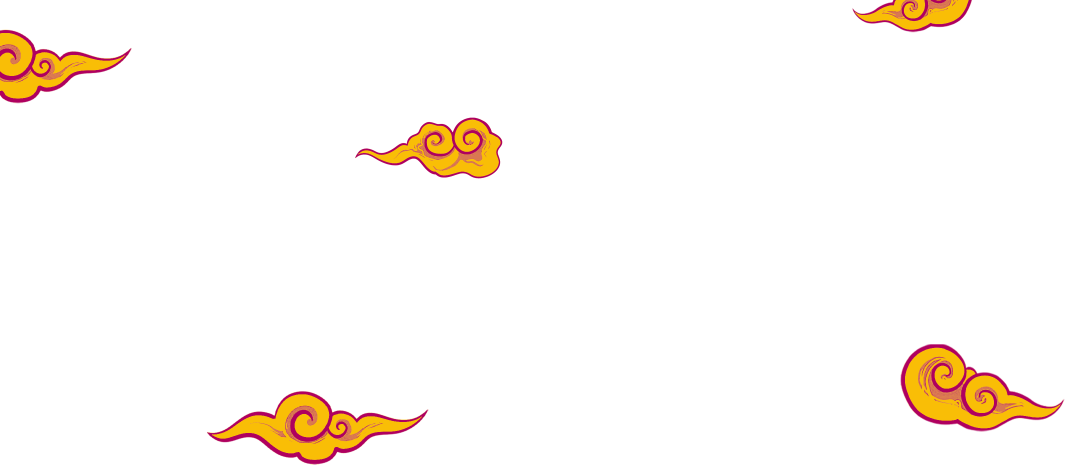
#> input picture frontend/assets/Home/clouds.png, 3193 x 1395 px (shown at 1/3 size)
$ python extract_exact_clouds.py
#> lines starting #> are read from the running program, lines starting #| are printed output that depends on the picture; after the words box and inside, x2 and y2 are one past the last pixel; in counts of white or black regions, pixels touching at a corner belong together
from PIL import Image
import numpy as np
from collections import deque

def extract_connected_components(img_path, prefix):
#> called with img_path = 'frontend/assets/Home/clouds.png', prefix = 'gold'
    img = Image.open(img_path).convert('RGBA')
#> img is the input picture: PIL image 3193x1395 RGBA; mean R, G, B, A 252.2, 243.1, 232.5, 13.8
    w, h = img.size
#> w = 3193; h = 1395
    alpha = np.array(img.split()[-1]) > 20
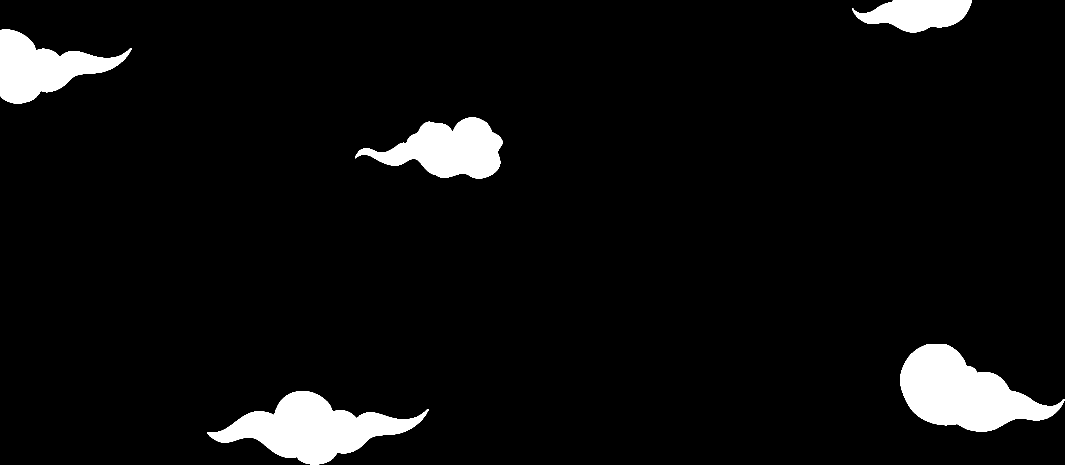
#> alpha: shape (1395, 3193) bool (shown at 1/3 size); 5.5% white; 5 white regions, box (x1, y1, x2, y2) and area: (2702, 1033, 3193, 1295) 70290, (621, 1174, 1286, 1395) 65997, (1065, 353, 1507, 536) 44983, (0, 89, 396, 310) 41778, (2556, 0, 2916, 97) 23059

    visited = np.zeros((h, w), dtype=bool)
    components = []

    # We want to find components with area > 1000 pixels
    for y in range(0, h, 4):
        for x in range(0, w, 4):
            if alpha[y, x] and not visited[y, x]:
                # BFS
                q = deque([(y, x)])
                visited[y, x] = True
                min_x, max_x = x, x
                min_y, max_y = y, y
                pixels = 0

                while q:
                    cy, cx = q.popleft()
                    pixels += 1
                    min_x = min(min_x, cx)
                    max_x = max(max_x, cx)
                    min_y = min(min_y, cy)
                    max_y = max(max_y, cy)

                    for dy, dx in [(-2,0), (2,0), (0,-2), (0,2)]:
                        ny, nx = cy + dy, cx + dx
                        if 0 <= ny < h and 0 <= nx < w and alpha[ny, nx] and not visited[ny, nx]:
                            visited[ny, nx] = True
                            q.append((ny, nx))

                if pixels > 500:
                    components.append((min_x, min_y, max_x, max_y, pixels))
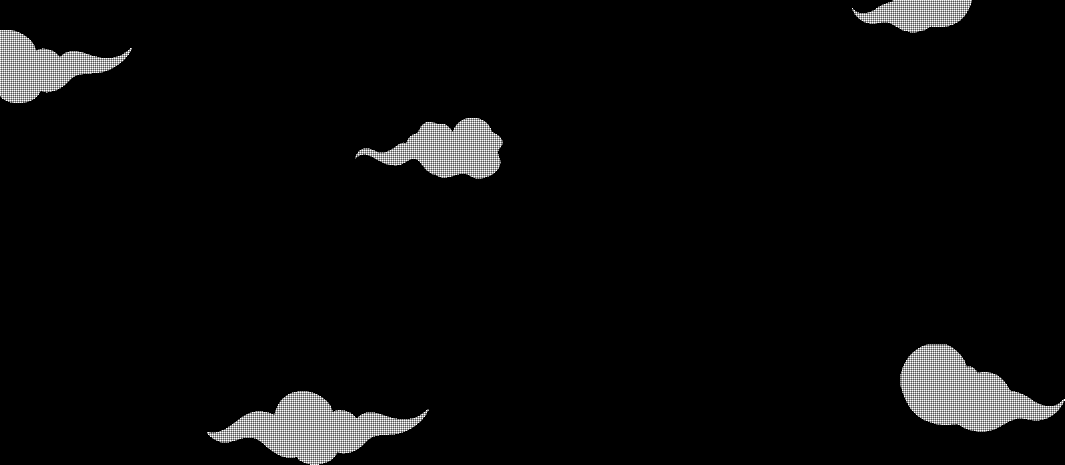
#> visited: shape (1395, 3193) bool (shown at 1/3 size); 1.4% white in thin lines or dots

    print(f"{prefix} found {len(components)} components:")
#| gold found 5 components:
    components.sort(key=lambda c: (c[1], c[0]))
    for idx, (x1, y1, x2, y2, p) in enumerate(components):
        # add margin
        mx1 = max(0, x1 - 10)
        my1 = max(0, y1 - 10)
        mx2 = min(w, x2 + 10)
        my2 = min(h, y2 + 10)
        cropped = img.crop((mx1, my1, mx2, my2))
        cropped.save(f"frontend/src/assets/Home/{prefix}_cloud_{idx+1}.png")
        print(f"  Cloud {idx+1}: pos=({x1},{y1})-({x2},{y2}), size=({mx2-mx1}x{my2-my1}), pixels={p}")
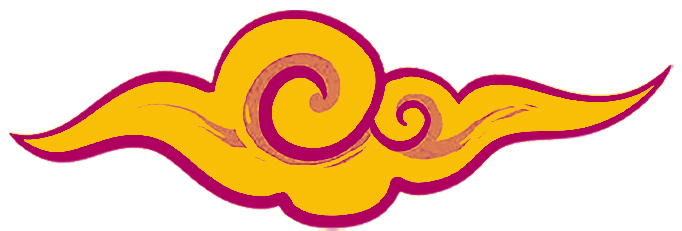
#> cropped: PIL image 682x231 RGBA; mean R, G, B, A 235.9, 166.4, 71.1, 104.4; transparent parts drawn white

extract_connected_components('frontend/assets/Home/clouds.png', 'gold')
extract_connected_components('frontend/src/assets/Home/clouds_blue.png', 'blue')
#> call 2 of extract_connected_components, with img_path = 'frontend/src/assets/Home/clouds_blue.png', prefix = 'blue'
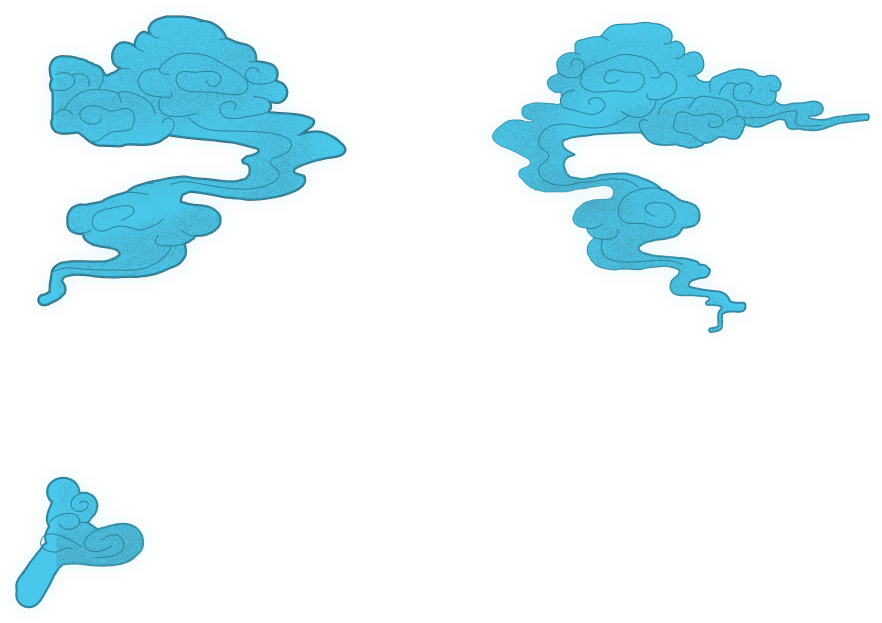
#> input picture frontend/src/assets/Home/clouds_blue.png, 3526 x 2490 px (shown at 1/4 size)
#> in extract_connected_components, img is the input picture: PIL image 3526x2490 RGBA; mean R, G, B, A 18.1, 48.5, 56.9, 39.4
#> in extract_connected_components (call 2), `alpha = np.array(img.split()[-1]) > 20`: alpha: shape (2490, 3526) bool; 15.5% white; 3 white regions, box (x1, y1, x2, y2) and area: (149, 62, 1386, 1225) 655171, (1968, 87, 3479, 1332) 587682, (61, 1907, 577, 2433) 119539
#> after the loop in extract_connected_components (call 2), `for y in range(0, h, 4):`:
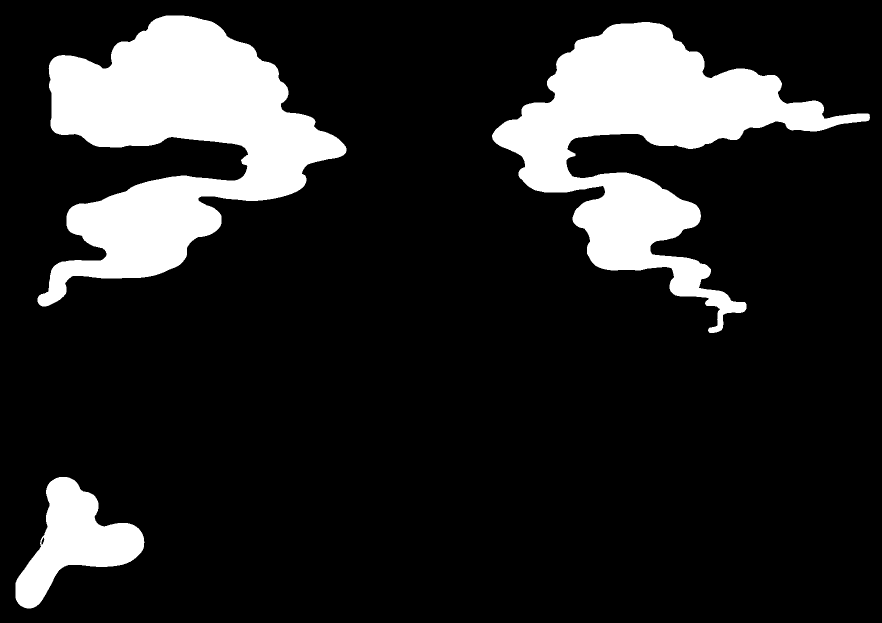
#> visited: shape (2490, 3526) bool (shown at 1/4 size); 3.9% white in thin lines or dots
#| blue found 3 components:
#> the loop in extract_connected_components (call 2), `for idx, (x1, y1, x2, y2, p) in enumerate(components):` made 3 passes
#> pass 1, in extract_connected_components (call 2), `cropped = img.crop((mx1, my1, mx2, my2))`:
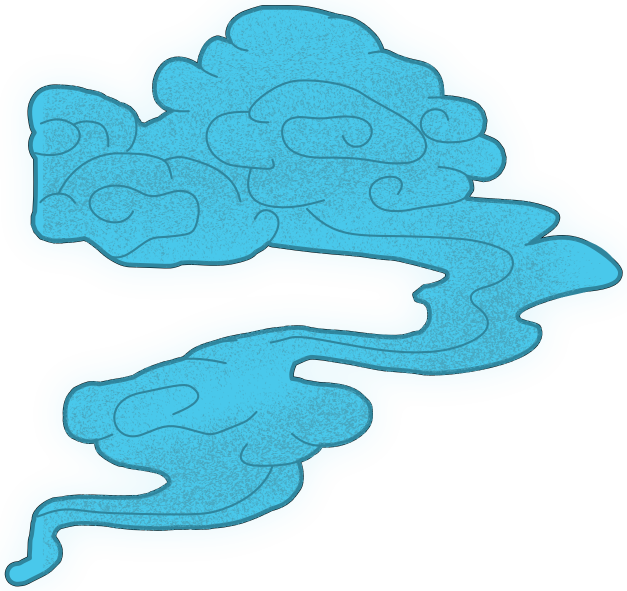
#> cropped: PIL image 1254x1182 RGBA (shown at 1/2 size); mean R, G, B, A 47, 125.7, 147.3, 112.2; transparent parts drawn white
#> pass 3, in extract_connected_components (call 2), `cropped = img.crop((mx1, my1, mx2, my2))`:
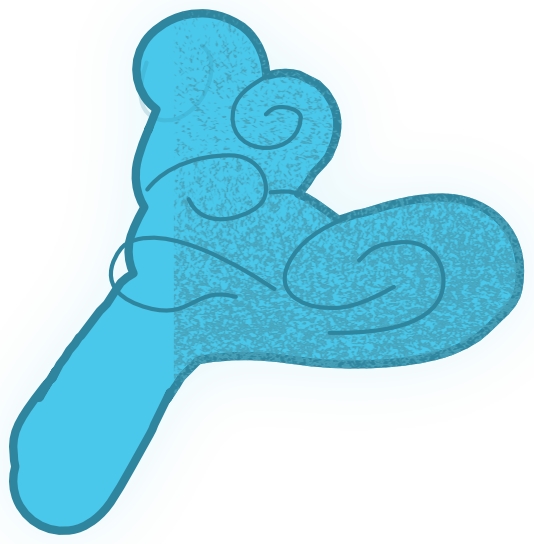
#> cropped: PIL image 534x544 RGBA; mean R, G, B, A 50.2, 134.3, 157.3, 105.4; transparent parts drawn white
